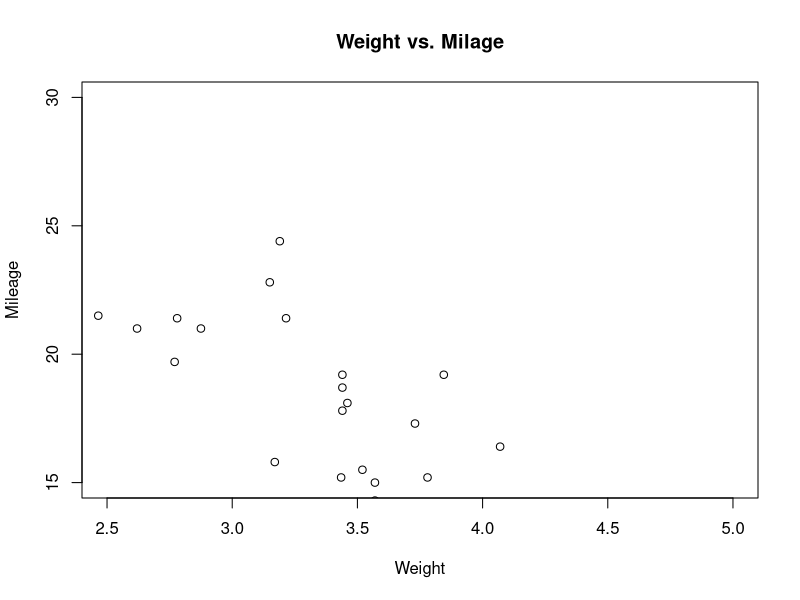

This chart was generated by the following R code:
"Syntax
The basic syntax for creating scatterplot in R is −

plot(x, y, main, xlab, ylab, xlim, ylim, axes)
Following is the description of the parameters used −

x is the data set whose values are the horizontal coordinates.

y is the data set whose values are the vertical coordinates.

main is the tile of the graph.

xlab is the label in the horizontal axis.

ylab is the label in the vertical axis.

xlim is the limits of the values of x used for plotting.

ylim is the limits of the values of y used for plotting.

axes indicates whether both axes should be drawn on the plot.
"

input <- mtcars[,c('wt','mpg')]
print(head(input))

#Create a scatterplot
# Get the input values.
input <- mtcars[,c('wt','mpg')]

# Give the chart file a name.
png(file = "scatterplot.png")

# Plot the chart for cars with weight between 2.5 to 5 and mileage between 15 and 30.
plot(x = input$wt, y = input$mpg,
    main = "Weight vs. Milage",
    xlab = "Weight",
    ylab = "Mileage",
    xlim = c(2.5, 5),
    ylim = c(15,30)
    )

# Save the file.
dev.off()    